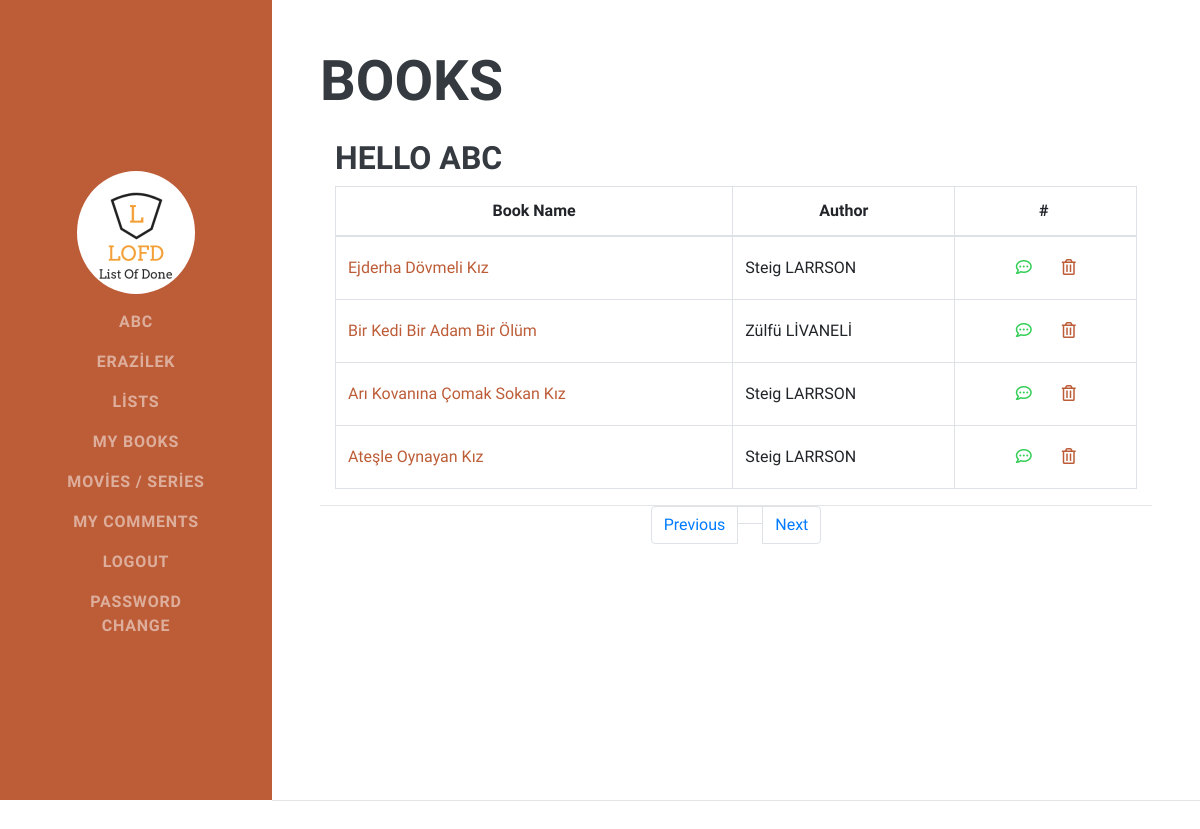
/books/ (signed in), run on the app's committed database.
### lofd/models.py (models this page shows, shortened)
class BookUserList(models.Model):
    user = models.ForeignKey(
        User,
        on_delete=models.CASCADE,
        null=True,
    )
    booksList = models.ForeignKey(
        Book,
        on_delete=models.SET_NULL,
        null=True,
    )

class Book(models.Model):
    authors = models.CharField(
        max_length=200,
        default="",
        null=True,
        blank=True,
    )
    title = models.CharField(
        max_length=200,
        default="",
        null=True,
        blank=True,
    )
    cover_image=models.ImageField(
        null=True,
        blank=True,
        upload_to='books',
    )

### lofd/views.py (the view)
# urls.py: path('books/', BooksIndex, name='books'),
def BooksIndex(request):
	context = dict()
	currentUser = request.user.id
	books = BookUserList.objects.filter(user_id=currentUser)
	context['books']=books
	c = BookComment.objects.filter(user_id=currentUser)
	context['c'] = c
	template = 'books.html'
	return render(request, template, context)

### templates/books.html (shortened to what this page needs)
{% extends 'base.html' %}
{% block content %}
    <section class="resume-section p-3 p-lg-5 d-flex justify-content-center" id="books" href="books">
          <div class="w-100">
              <h2 class="mb-4"> Books </h2>
              <div class="container">
                  <div class="row">
                      <div class="col-12">
                          <table class="table table-bordered">
                              <thead>
                              <tr>
                                  <th scope="col" style="text-align: center; vertical-align: middle;"> Book Name </th>
                                  <th scope="col" style="text-align: center; vertical-align: middle;"> Author </th>
                                  <th scope="col" style="text-align: center; vertical-align: middle;"> # </th>
                              </tr>
                              </thead>
                              <tbody>
                              <h3> Hello {{ request.user }}</h3>
                              {% for foo in books %}
                                  <tr>
                                      <td style="text-align: left; vertical-align: middle;">
                                        <a href="#"title="{{foo.booksList.title}}" data-toggle="popover" data-trigger="hover" data-content="
                                        ">{{ foo.booksList.title }}</a></td>
                                      <td style="text-align: left; vertical-align: middle;"> {{ foo.booksList.authors }} </td>
                                      <td style="text-align: center; vertical-align: middle;">{{ id }}
                                          <button type="submit" class="small btn" >
                                            <a style="color: #34ce57;" href="{% url 'createComment' foo.booksList.id  %}">
                                                <i class="far fa-comment-dots"></i></a>
                                          </button>
                                          <button type="submit" class="small btn" style="color: red;">
                                              <a href="{%  url 'booksDelete' foo.id %}">
                                                  <i class="far fa-trash-alt"></i></a>
                                          </button>
                                      </td>
                                  </tr>
                              {% endfor %}
                              </tbody>
                          </table>
                        </div>
                    </div>
                </div>
                <nav aria-label="Page navigation example">
                    <ul class="pagination pg-amber justify-content-center">
                        <li class="page-item">
                            <a class="page-link" tabindex="-1" href="#">Previous</a>
                        </li>
                        <li class="page-item">
                            <a class="page-link" href="#"></a>
                        </li>
                        <li class="page-item">
                            <a class="page-link" href="#">Next</a>
                        </li>
                    </ul>
                </nav>
            </div>
    </section>
    <hr class="m-0">
      <br><br><br>
{% endblock content %}

### templates/header.html (shortened to what this page needs)
{% load static %}
<!DOCTYPE html>
<html lang="tr">
<head>
    <link href="{% static 'vendor/bootstrap/css/bootstrap.min.css' %}" rel="stylesheet">
    <link href="{% static 'vendor/fontawesome-free/css/all.min.css' %}" rel="stylesheet">
    <link href="{% static 'css/resume.min.css' %}" rel="stylesheet">
</head>
<body id="page-top">
    <nav class="navbar navbar-expand-lg navbar-dark bg-primary fixed-top" id="sideNav">
        <a class="navbar-brand js-scroll-trigger" href="#page-top">
            <a href=" {% url 'index' %}">
                <span class="d-none d-lg-block">
        <img class="img-fluid img-profile rounded-circle mx-auto mb-2" src="{% static 'img/profile1.jpg' %}" alt="">
      </span></a>
        </a>
        <div class="collapse navbar-collapse" id="navbarSupportedContent">
            <ul class="navbar-nav">
                {% if user.is_authenticated %}
                <li class="nav-item">
                    <a class="nav-link js-scroll-trigger"> {{ user.username }} </a>
                </li>
                {% endif %}
                <li class="nav-item">
                    <a class="nav-link js-scroll-trigger" href="{% url 'about' %}"> Erazilek </a>
                </li>
                <li class="nav-item">
                    <a class="nav-link js-scroll-trigger" href="{% url 'lists' %}"> Lists </a>
                </li>
                {% if user.is_authenticated %}
                <li class="nav-item">
                    <a class="nav-link js-scroll-trigger" href="{% url 'books' %}"> My Books </a>
                </li>
                <li class="nav-item">
                    <a class="nav-link js-scroll-trigger" href="{% url 'watch' %}"> Movies / Series </a>
                </li>
                <li class="nav-item">
                    <a class="nav-link js-scroll-trigger" href="{% url 'mycomments' %}"> My Comments </a>
                </li>
                <li class="nav-item">
                    <a class="nav-link js-scroll-trigger" href="{% url 'logout' %}"> Logout </a>
                </li>
                <li class="nav-item">
                    <a class="nav-link js-scroll-trigger" href="{% url 'password_change' %}"> Password<br> Change </a>
                </li>
                {% endif %}
            </ul>
        </div>
    </nav>

### data on the page
BookUserList: booksList "Ejderha Dövmeli Kız", booksList.authors "Steig LARRSON"
BookUserList: booksList "Bir Kedi Bir Adam Bir Ölüm", booksList.authors "Zülfü LİVANELİ"
BookUserList: booksList "Arı Kovanına Çomak Sokan Kız", booksList.authors "Steig LARRSON"
BookUserList: booksList "Ateşle Oynayan Kız", booksList.authors "Steig LARRSON"

### other printed values
{{ user.username }} "ABC"
{{ request.user }} "ABC"
